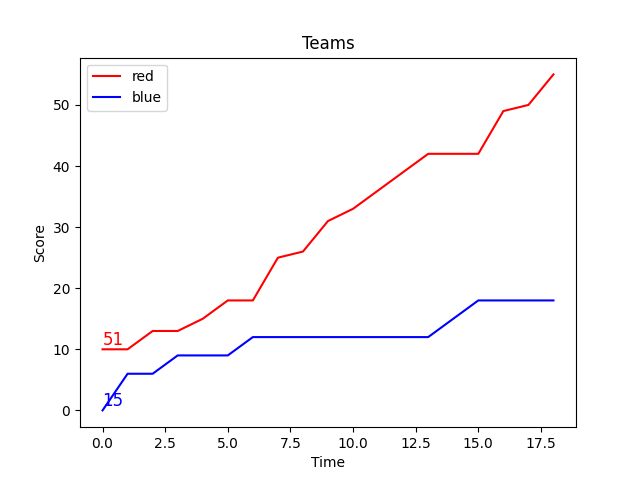

This chart was generated by the following Python code:
import random
import time
red, blue = list(), list()
RED, BLUE = [],[]

while True:
    hit = random.choice([3, 4, 5])
    
    score_to = random.choice(['Red', 'Blue'])

    if score_to == "Red":
        try:
            red.append(hit); RED.append(sum(red)+hit); BLUE.append(BLUE[-1])
        except IndexError: BLUE.append(0)
        
        print(f"{score_to}: {sum(red)}")
        # time.sleep(.5)
        if sum(red) >= 50:
            break
    else:
        try:
            blue.append(hit); BLUE.append(sum(blue)+hit); RED.append(RED[-1])
        except IndexError: RED.append(0)
        print(f"{score_to}: {sum(blue)}")
        # time.sleep(.5)
        if sum(blue) >= 50:
            break
if(sum(red) > sum(blue)):
    print(f"\nred: {sum(red)} (winner)")
else:
    print(f"\nblue: {sum(blue)} (winner)")

from MeanMedianMode.math_algorithms.mean import mean

print("MATCH INFO")
# ave = round(mean([3, 5, 4, 5, 4, 3, 5, 3, 3, 3, 3, 3, 4, 5]),1)
print(f"Average score points: |Red: {round(mean(red),1)} vs {round(mean(blue),1)} : Blue|")


import matplotlib.pyplot as plt

redplot, blueplot = [],[]
print(BLUE)
plt.plot(RED,label="red", color="red")
plt.plot(BLUE, label="blue", color="blue")
plt.xlabel('Time')
plt.ylabel('Score')

plt.title("Teams")

plt.legend()
# plt.text(0,f"hello")

plt.text(0, RED[0], sum(red), fontsize=12, color='red', ha='left', va='bottom')
plt.text(0, BLUE[0], sum(blue), fontsize=12, color='blue', ha='left', va='bottom')

plt.show()
